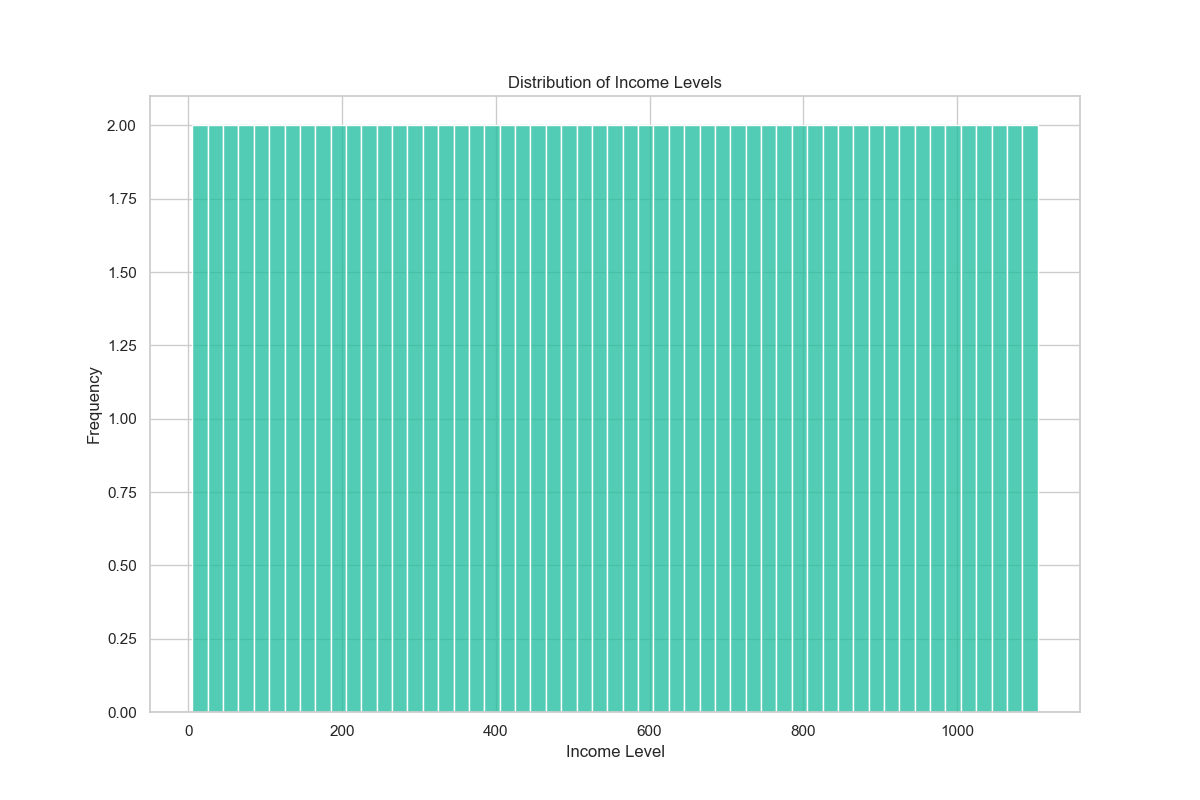

The Python source for this figure:

import seaborn as sns
import pandas as pd
import matplotlib.pyplot as plt

# Load data into a pandas DataFrame
data_values = [
    5, 15, 25, 35, 45, 55, 65, 75, 85, 95, 105, 115, 125, 135, 145,
    155, 165, 175, 185, 195, 205, 215, 225, 235, 245, 255, 265, 275,
    285, 295, 305, 315, 325, 335, 345, 355, 365, 375, 385, 395, 405,
    415, 425, 435, 445, 455, 465, 475, 485, 495, 505, 515, 525, 535,
    545, 555, 565, 575, 585, 595, 605, 615, 625, 635, 645, 655, 665,
    675, 685, 695, 705, 715, 725, 735, 745, 755, 765, 775, 785, 795,
    805, 815, 825, 835, 845, 855, 865, 875, 885, 895, 905, 915, 925,
    935, 945, 955, 965, 975, 985, 995, 1005, 1015, 1025, 1035, 1045,
    1055, 1065, 1075, 1085, 1095
]

# Create the dataframe
df = pd.DataFrame(data_values, columns=['Value'])

# Set up the matplotlib figure
sns.set(style="whitegrid")
plt.figure(figsize=(12, 8))

# Plot a vertical histogram with specified bin height and color
sns.histplot(df['Value'], color='#1abc9c', binwidth=20, kde=False)

# Customize the plot with title, labels, and limits
plt.title('Distribution of Income Levels')
plt.xlabel('Income Level')
plt.ylabel('Frequency')

# Show the plot
plt.show()
